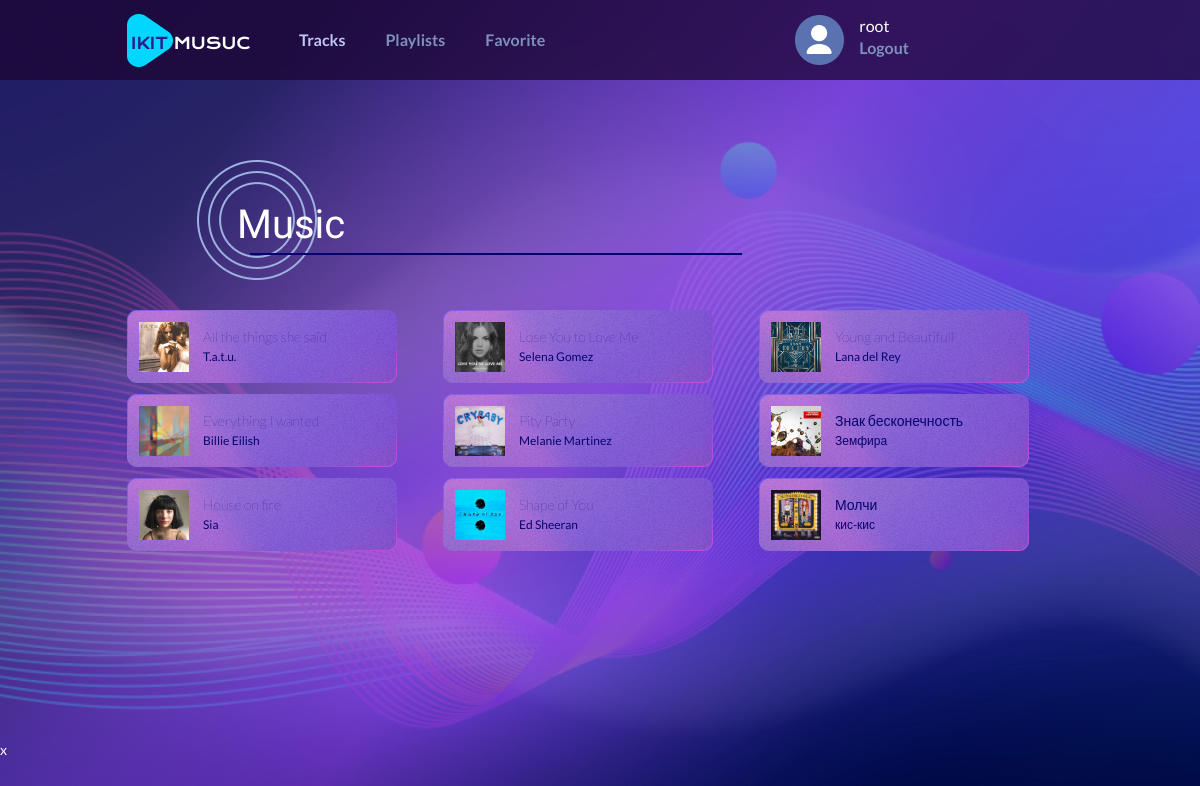
The app's page /tracks (signed in) with its own data.
### users/models.py (models this page shows, shortened)
class User(models.Model):
    username = models.CharField(max_length=100, unique=True)
    email = models.EmailField(max_length=100, unique=True)
    password = models.CharField(max_length=500)

### music/models.py (models this page shows, shortened)
class Composition(models.Model):
    name = models.CharField(max_length=255)
    author = models.CharField(max_length=255)
    cover = models.ImageField(upload_to="photos/%Y/%m/%d/")
    audio = models.FileField(upload_to="audio/%Y/%m/%d/")
    is_played = models.BooleanField(default=False)
    is_liked = models.BooleanField(default=False)
    order = models.PositiveSmallIntegerField(default=0, blank=True, null=True)
    class Meta:
        ordering = ['name', 'author']

### music/views.py (the view)
# urls.py: path('tracks', tracks, name="tracks"),
def tracks(request):
    if 'user_id' not in request.session:
        return redirect('login')
    user = User.objects.get(id=request.session['user_id'])
    compositions = Composition.objects.all()
    counter = 1
    for composition in compositions:
        composition.order = counter
        composition.save()
        counter += 1
    tracks_array = create_tr_array(compositions)
    playlists = Playlist.objects.all().filter(owner=user)
    context = {
        "tracks_array": tracks_array,
        "compositions": compositions,
        "playlists": playlists,
        "played": None,
        'username': user.username,
    }
    return render(request, "music/tracks.html", context)

### music/functions.py (called while the page is built)
def create_tr_array(compositions):
    size = Composition.objects.count()
    columns = size // 3
    if size % 3 > 0:
        columns += 1
    tracks_array = []
    for column in range(columns):
        tracks_array.append(compositions[column * 3:(column + 1) * 3])
    return tracks_array

### music/templates/music/tracks.html (shortened to what this page needs)
{% load static %}
<!DOCTYPE html>
<html lang="en">
<head>
    <link rel="stylesheet"
          href="{% static 'music/css/tracks.css' %}">
</head>
    <body>
        <div class="wrapper">
            <header class="header">
                <div class="header__container container">
                    <a href="{% url 'home' %}" class="header__logo">
                        <img src="{% static 'music/img/logo.png' %}" alt="IKIT music">
                    </a>
                    <nav class="header__menu menu">
                        <ul class="menu__list">
                            <li>
                                <a href="{% url 'tracks' %}" class="menu__link current__item">Tracks</a>
                            </li>
                            <li>
                                <a href="{% url 'home' %}" class="menu__link">Playlists</a>
                            </li>
                            <li>
                                <a href="{% url 'favorite' %}" class="menu__link">Favorite</a>
                            </li>
                        </ul>
                        <div class="header__info">
                            <div class="header__user">
                                <img src="{% static 'music/img/user.png' %}" alt="profile">
                            </div>
                            <div class="user__info">
                                <div class="user__name">{{ username }}</div>
                                <a href="{% url 'logout' %}" class="menu__link">Logout</a>
                            </div>
                        </div>
                    </nav>
                </div>
            </header>
            <main class="page">
                <section class="page__main-block main-block">
                    <div class="main-block__container container">
                        <div class="main-block__body">
                            <h1 class="main-block__title">
                                Music
                            </h1>
                            <div class="slider">
                                {% for column in tracks_array %}
                                <div class="slider__item">
                                    {% for composition in column %}
                                    <div class="item__track">
                                        <div class="item__container">
                                            <div class="play__composition item__composition">
                                                <div class="play__cover">
                                                    <div class="play__image">
                                                        {% if composition.cover %}
                                                        <img src="{{ composition.cover.url }}"
                                                             alt="yttt">
                                                        {% else %}
                                                        <img src="{% static 'music/img/recommended.png' %}"
                                                             alt="">
                                                        {% endif %}
                                                    </div>
                                                </div>
                                                <div class="play__track">
                                                    <div class="play__name">
                                                        {{ composition.name }}
                                                    </div>
                                                    <div class="play__author">
                                                        {{ composition.author }}
                                                    </div>
                                                </div>
                                            </div>
                                        </div>
                                    </div>
                                    {% endfor %}
                                </div>
                                {% endfor %}
                            </div>
                        </div>
                    </div>
                </section>
            </main>
        </div>
    </body>
</html>x

### music/static/music/css/tracks.css (style rules this page uses)
* { padding: 0; margin: 0; border: 0; }
*, *::before, *::after { box-sizing: border-box; -moz-box-sizing: border-box; -webkit-box-sizing: border-box; }
nav, footer, header, aside { display: block; }
html, body { min-height: 100vh; width: 100%; line-height: 1; font-size: 14px; -ms-text-size-adjust: 100%; -moz-text-size-adjust: 100%; -webkit-text-size-adjust: 100%; background: #FAFAFA; }
a, a:visited { text-decoration: none; }
ul li { list-style: none; }
img { vertical-align: top; }
h1, h2, h3, h4, h5, h6 { font-size: inherit; font-weight: inherit; }
body { height: 100%; line-height: 1; font-size: 14px; font-weight: 500; color: white; font-family: 'Lato', sans-serif; background: url("../img/background.png") no-repeat center center fixed; background-size: cover; }
.wrapper { min-height: 100%; overflow: hidden; display: flex; flex-direction: column; }
.container { max-width: 1046px; margin: 0 auto; padding: 0 15px; box-sizing: content-box; }
.header { position: absolute; width: 100%; left: 0; top: 0; z-index: 50; background: rgba(28, 6, 52, 0.75); }
.header__container { display: flex; min-height: 80px; align-items: center; }
.header__logo { margin-left: 50px; }
.header__user { margin-left: 250px; justify-self: flex-end; }
.user__name { font-size: 16px; font-weight: 500; }
.header__menu { margin-left: 40px; padding: 5px 0; display: flex; align-items: center; justify-content: space-between; }
.header__user { margin-right: 15px; }
.menu__list { display: flex; flex-wrap: wrap; }
.menu__list li { margin-right: 40px; }
.menu__list li:last-child { margin-right: 0; }
.header__info { display: flex; align-items: center; }
.menu__link { color: #7f90bb; font-weight: 600; line-height: calc(24 / 14 * 100%); font-size: 16px; transition: 0.3s linear; }
.current__item { color: rgb(193, 197, 241) }
.page { flex: 1 1 auto; }
.play__image { width: 50px; height: 50px; position: relative; }
.play__image img { position: absolute; width: 100%; height: 100%; top: 0; left: 0; object-fit: cover; }
.play__composition { display: flex; align-items: center; margin-left: 42px; }
.item__composition { margin-left: 0; }
.play__track { margin-left: 14px; }
.play__name { font-weight: 100; color: #06046C; line-height: 20px; }
.play__author { color: #06046C; line-height: 20px; font-size: 12px; }
.main-block { width: 100%; position: relative; }
.main-block__body { padding: 160px 0 191px 0; position: relative; z-index: 2; }
.main-block__title { font-family: 'Krona One', sans-serif; font-style: normal; font-weight: 400; padding: 40px; font-size: 40px; line-height: 50px; margin: 0px 0 20px 120px; background: url("../img/title.png") 0 0 no-repeat; }
.item__track { background: url("../img/tracks/composition_bkg.png") 0 0 no-repeat; }
.item__container { padding: 12px; }
.item__track:not(:last-child) { margin-bottom: 10px; }
.slider { position: relative; padding: 0 50px; }
.play__cover { position: relative; }

### records on screen
User: username "root"
Composition: cover (picture), name "All the things she said", author "T.a.t.u."
Composition: cover (picture), name "Everything I wanted", author "Billie Eilish"
Composition: cover (picture), name "House on fire", author "Sia"
Composition: cover (picture), name "Lose You to Love Me", author "Selena Gomez"
Composition: cover (picture), name "Pity Party", author "Melanie Martinez"
Composition: cover (picture), name "Shape of You", author "Ed Sheeran"
Composition: cover (picture), name "Young and Beautifull", author "Lana del Rey"
Composition: cover (picture), name "Знак бесконечность", author "Земфира"
Composition: cover (picture), name "Молчи", author "кис-кис"
